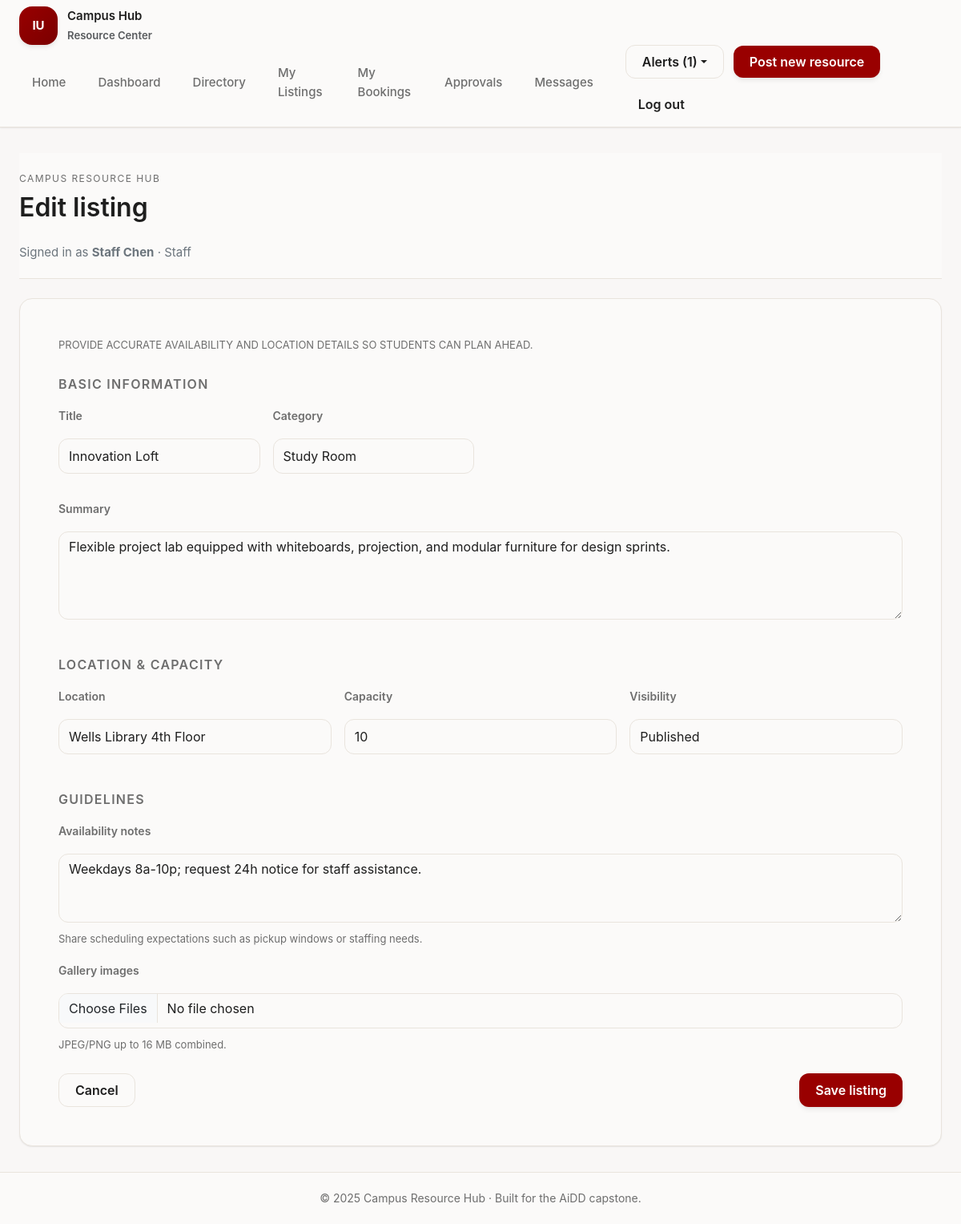
Screenshot of /resources/1/edit (signed in) with the database file from the repository.
### tables this page shows
CREATE TABLE users (
    user_id INTEGER PRIMARY KEY AUTOINCREMENT,
    name TEXT NOT NULL,
    email TEXT NOT NULL UNIQUE,
    password_hash TEXT NOT NULL,
    role TEXT NOT NULL CHECK(role IN ('student','staff','admin')),
    department TEXT,
    email_verified INTEGER DEFAULT 0,
    created_at TEXT DEFAULT CURRENT_TIMESTAMP
);

CREATE TABLE resources (
    resource_id INTEGER PRIMARY KEY AUTOINCREMENT,
    owner_id INTEGER NOT NULL,
    title TEXT NOT NULL,
    summary TEXT NOT NULL,
    category TEXT NOT NULL,
    location TEXT NOT NULL,
    capacity INTEGER NOT NULL,
    availability_notes TEXT,
    status TEXT NOT NULL DEFAULT 'draft',
    created_at TEXT DEFAULT CURRENT_TIMESTAMP,
    updated_at TEXT DEFAULT CURRENT_TIMESTAMP,
    FOREIGN KEY(owner_id) REFERENCES users(user_id)
);

### src/controllers/resource_controller.py (the view, shortened to what this page needs)
@resource_bp.route('/<int:resource_id>/edit', methods=['GET', 'POST'])
@login_required
def edit(resource_id: int):
    resource = ResourceDAL.get_resource_by_id(resource_id)
    if not resource or resource.owner_id != current_user.user_id:
        flash('You do not have permission to edit that listing.', 'danger')
        return redirect(url_for('resource.browse'))
    if current_user.role not in RESOURCE_OWNER_ROLES:
        flash('Only staff and admin users can edit listings.', 'danger')
        return redirect(url_for('resource.detail', resource_id=resource_id))
    form_defaults = {
        'title': resource.title,
        'summary': resource.summary,
        'category': resource.category,
        'location': resource.location,
        'capacity': resource.capacity,
        'availability_notes': resource.availability_notes,
        'status': resource.status,
    }
    return render_template('resources/form.html', form=form_defaults, categories=RESOURCE_CATEGORIES, resource=resource)

### src/data_access/db.py (called while the page is built)
def get_connection(close_only: bool = False) -> Optional[sqlite3.Connection]:
    if close_only:
        return getattr(g, '_database', None)
    conn = getattr(g, '_database', None)
    if conn is None:
        database_path = current_app.config['DATABASE_PATH']
        conn = g._database = sqlite3.connect(database_path, detect_types=sqlite3.PARSE_DECLTYPES)
        conn.row_factory = sqlite3.Row
    return conn

### src/data_access/notification_dal.py (called while the page is built)
    @staticmethod
    def list_for_user(user_id: int, limit: int = 10) -> List[dict]:
        conn = get_connection()
        rows = conn.execute(
            'SELECT * FROM notifications WHERE user_id = ? ORDER BY created_at DESC LIMIT ?',
            (user_id, limit)
        ).fetchall()
        return [dict(row) for row in rows]

### src/data_access/resource_dal.py (called while the page is built)
    @staticmethod
    def _row_to_resource(row) -> Optional[Resource]:
        if row is None:
            return None
        gallery_rows = ResourceDAL._fetch_gallery(row['resource_id'])
        return Resource(
            resource_id=row['resource_id'],
            owner_id=row['owner_id'],
            title=row['title'],
            summary=row['summary'],
            category=row['category'],
            location=row['location'],
            capacity=row['capacity'],
            availability_notes=row['availability_notes'],
            status=row['status'],
            gallery=gallery_rows,
        )

    @staticmethod
    def _fetch_gallery(resource_id: int) -> List[str]:
        conn = get_connection()
        rows = conn.execute(
            'SELECT file_path FROM resource_images WHERE resource_id = ? ORDER BY image_id ASC',
            (resource_id,)
        ).fetchall()
        return [row['file_path'] for row in rows]

    @staticmethod
    def get_resource_by_id(resource_id: int) -> Optional[Resource]:
        conn = get_connection()
        row = conn.execute('SELECT * FROM resources WHERE resource_id = ?', (resource_id,)).fetchone()
        return ResourceDAL._row_to_resource(row)

### src/data_access/user_dal.py (called while the page is built)
    @staticmethod
    def _row_to_user(row) -> Optional[User]:
        if row is None:
            return None
        return User(
            user_id=row['user_id'],
            name=row['name'],
            email=row['email'],
            role=row['role'],
            department=row['department'],
            email_verified=row['email_verified'],
        )

### src/templates/resources/form.html (shortened to what this page needs)
{% extends 'layout.html' %}
{% block page_heading %}{% if resource %}Edit listing{% else %}New listing{% endif %}{% endblock %}
{% block content %}
<div class="card-surface p-5">
    <p class="text-caption text-uppercase mb-4">Provide accurate availability and location details so students can plan ahead.</p>
    <form method="post" enctype="multipart/form-data">
        <section class="form-section">
            <h2 class="form-section-title">Basic information</h2>
            <div class="form-section-grid">
                <div class="form-field">
                    <label class="form-label" for="title">Title</label>
                    <input class="form-control" id="title" name="title" value="{{ form.title }}">
                </div>
                <div class="form-field">
                    <label class="form-label" for="category">Category</label>
                    <select class="form-select" id="category" name="category">
                        {% for category in categories %}
                        <option value="{{ category }}" {% if form.category == category %}selected{% endif %}>{{ category }}</option>
                        {% endfor %}
                    </select>
                </div>
                <div class="form-field" style="grid-column: 1 / -1;">
                    <label class="form-label" for="summary">Summary</label>
                    <textarea class="form-control" id="summary" name="summary" rows="4">{{ form.summary }}</textarea>
                </div>
            </div>
        </section>
        <section class="form-section">
            <h2 class="form-section-title">Location & capacity</h2>
            <div class="form-section-grid">
                <div class="form-field">
                    <label class="form-label" for="location">Location</label>
                    <input class="form-control" id="location" name="location" value="{{ form.location }}">
                </div>
                <div class="form-field">
                    <label class="form-label" for="capacity">Capacity</label>
                    <input class="form-control" id="capacity" name="capacity" type="number" value="{{ form.capacity }}">
                </div>
                <div class="form-field">
                    <label class="form-label" for="status">Visibility</label>
                    <select class="form-select" id="status" name="status">
                        <option value="published" {% if form.status == 'published' %}selected{% endif %}>Published</option>
                    </select>
                </div>
            </div>
        </section>
        <section class="form-section">
            <h2 class="form-section-title">Guidelines</h2>
            <div class="form-field">
                <label class="form-label" for="availability_notes">Availability notes</label>
                <textarea class="form-control" id="availability_notes" name="availability_notes" rows="3">{{ form.availability_notes }}</textarea>
                <div class="form-help">Share scheduling expectations such as pickup windows or staffing needs.</div>
            </div>
            <div class="form-field">
                <label class="form-label" for="images">Gallery images</label>
                <input class="form-control" type="file" id="images" name="images" multiple>
                <div class="form-help">JPEG/PNG up to 16 MB combined.</div>
            </div>
        </section>
        <div class="form-actions">
            <a class="btn btn-secondary-iu" href="{{ url_for('resource.my_resources') }}">Cancel</a>
            <button class="btn btn-primary-iu" type="submit">Save listing</button>
        </div>
    </form>
</div>
{% endblock %}

### src/templates/layout.html (shortened to what this page needs)
<!DOCTYPE html>
<html lang="en">
<head>
    <link href="https://cdn.jsdelivr.net/npm/bootstrap@5.3.3/dist/css/bootstrap.min.css" rel="stylesheet">
    <link rel="stylesheet" href="{{ url_for('static', filename='css/app.css') }}?v={{ current_year }}">
</head>
<body>
    <div class="app-shell">
        <nav class="global-nav navbar navbar-expand-lg navbar-light" aria-label="Primary">
            <div class="app-container d-flex flex-wrap align-items-center">
                <a class="brand-mark me-auto" href="{{ url_for('site.home') }}">
                    <span class="brand-icon">IU</span>
                    <div>
                        <span class="d-block">Campus Hub</span>
                        <small class="text-muted">Resource Center</small>
                    </div>
                </a>
                <div class="collapse navbar-collapse" id="primaryNav">
                    <ul class="navbar-nav ms-auto align-items-lg-center gap-2">
                        <li class="nav-item"><a class="nav-pill" href="{{ url_for('site.home') }}">Home</a></li>
                        <li class="nav-item"><a class="nav-pill" href="{{ url_for('dashboard.overview') }}">Dashboard</a></li>
                        <li class="nav-item"><a class="nav-pill" href="{{ url_for('resource.browse') }}">Directory</a></li>
                        {% if current_user.is_authenticated %}
                        {% if current_user.role in ['staff', 'admin'] %}
                        <li class="nav-item"><a class="nav-pill" href="{{ url_for('resource.my_resources') }}">My Listings</a></li>
                        {% endif %}
                        <li class="nav-item"><a class="nav-pill" href="{{ url_for('booking.my_bookings') }}">My Bookings</a></li>
                        {% if current_user.role in ['staff', 'admin'] %}
                        <li class="nav-item"><a class="nav-pill" href="{{ url_for('booking.owner_inbox') }}">Approvals</a></li>
                        {% endif %}
                        <li class="nav-item"><a class="nav-pill" href="{{ url_for('message.inbox') }}">Messages</a></li>
                        {% endif %}
                    </ul>
                    <div class="nav-actions ms-lg-4">
                        {% if current_user.is_authenticated %}
                        <div class="dropdown">
                            <button class="btn btn-secondary-iu dropdown-toggle" type="button" data-bs-toggle="dropdown" aria-expanded="false">
                                Alerts ({{ nav_notifications|length }})
                            </button>
                        </div>
                        {% if current_user.role in ['staff', 'admin'] %}
                        <a href="{{ url_for('resource.create') }}" class="btn btn-primary-iu">Post new resource</a>
                        {% endif %}
                        <a href="{{ url_for('auth.logout') }}" class="btn btn-ghost-iu">Log out</a>
                        {% else %}
                        <a class="btn btn-secondary-iu" href="{{ url_for('auth.login') }}">Sign in</a>
                        <a class="btn btn-primary-iu" href="{{ url_for('auth.register') }}">Get started</a>
                        {% endif %}
                    </div>
                </div>
            </div>
        </nav>
        <main id="main-content" class="app-content">
            <div class="app-container">
                <header class="app-topbar">
                    <div class="page-heading">
                        <p class="eyebrow mb-1">Campus Resource Hub</p>
                        <h1 class="mb-0">{% block page_heading %}Resource Hub{% endblock %}</h1>
                    </div>
                    {% if current_user.is_authenticated %}
                    <p class="text-secondary mb-0">Signed in as <strong>{{ current_user.name }}</strong> · {{ current_user.role|title }}</p>
                    {% endif %}
                </header>
                {% block content %}{% endblock %}
            </div>
        </main>
        <footer class="app-footer">
            <div class="app-container">
                &copy; {{ current_year }} Campus Resource Hub · Built for the AiDD capstone.
            </div>
        </footer>
    </div>
</body>
</html>

### rows the page displays
users: name "Staff Chen", role "Staff"
resources: title "Innovation Loft", category "Study Room", summary "Flexible project lab equipped with whiteboards, projection, and modular furniture for design sprints.", location "Wells Library 4th Floor", capacity "10", status "Published", availability_notes "Weekdays 8a-10p; request 24h notice for staff assistance."

### other values shown
{{ nav_notifications|length }} "1"
